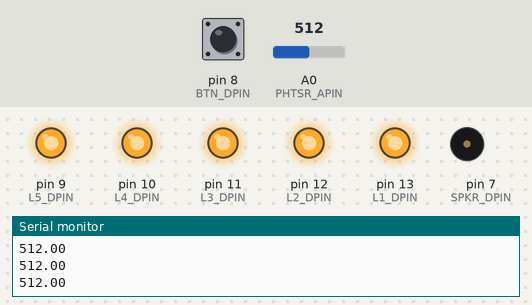
Bench run of a sketch on a simulated Arduino Uno, built with avr-gcc and run on an emulated ATmega328P. Shown: output pins drawn as LEDs (lit = HIGH), buzzer (waves = sounding), the last lines printed to the serial monitor. The test bench sets the inputs (shaded band); at power-on: A0 (PHTSR_APIN) = 512, pin 8 (BTN_DPIN) LOW.

Above: at 1.2 s.
1.3 s: A0 (PHTSR_APIN) set to 201
2.8 s: A0 (PHTSR_APIN) set to 175
At 3.7 s:
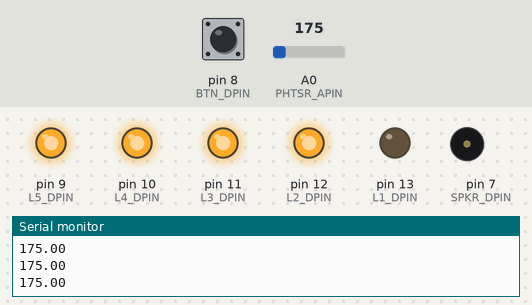
4.3 s: pin 8 (BTN_DPIN) pulled HIGH for 0.15 s
At 5.0 s:
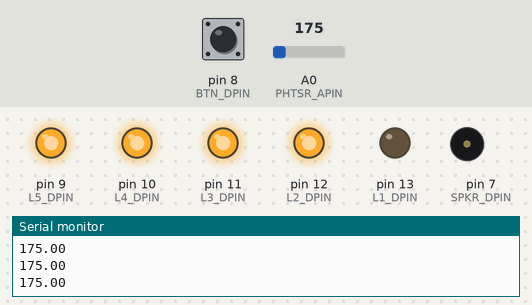
5.9 s: A0 (PHTSR_APIN) set to 141
At 6.2 s:
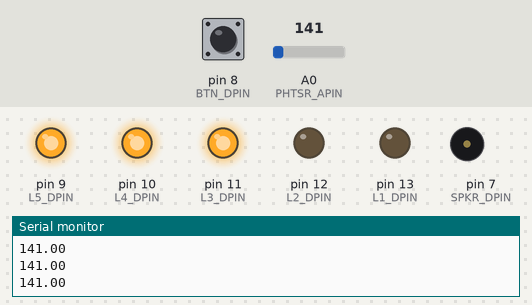
7.4 s: pin 8 (BTN_DPIN) pulled HIGH for 1 s
At 8.2 s:
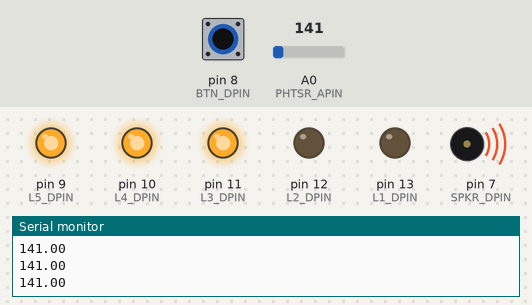
9.9 s: A0 (PHTSR_APIN) set to 116
At 10.3 s:
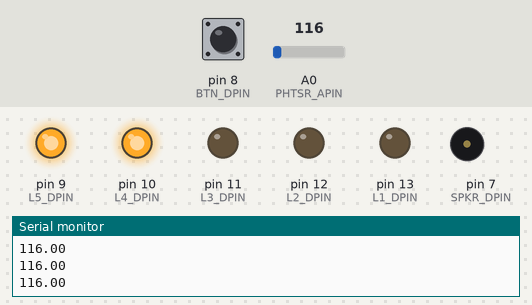
Timing chart, 0 to 12.4 s (numbered marks = the images above; inputs shaded):
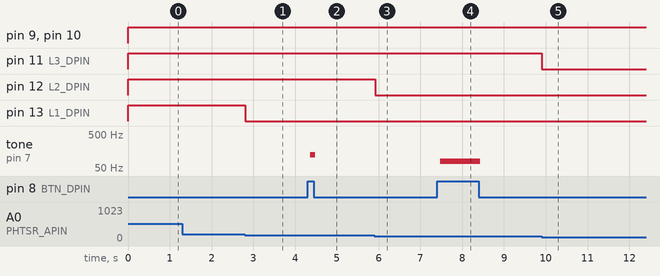

Measured:
- the behaviour switches between 186 and 185 on A0 (PHTSR_APIN) (found by bisection; images 0 and 1)
- the behaviour switches between 156 and 155 on A0 (PHTSR_APIN) (found by bisection; images 2 and 3)
- the behaviour switches between 126 and 125 on A0 (PHTSR_APIN) (found by bisection; images 4 and 5)
- after the input at 2.8 s, pin 13 (L1_DPIN): HIGH → LOW at once
- after the input at 4.3 s, tone on pin 7 (SPKR_DPIN): silent → 124 Hz after 0.06 s, → silent 0.12 s later
- after the input at 5.9 s, pin 12 (L2_DPIN): HIGH → LOW at once
- after the input at 7.4 s, tone on pin 7 (SPKR_DPIN): silent → 79 Hz after 0.07 s, → silent 0.96 s later
- after the input at 9.9 s, pin 11 (L3_DPIN): HIGH → LOW at once

The sketch:

LightFedyaAlex.ino
```cpp
const int PHTSR_APIN = 0;
const int BTN_DPIN = 8;
const int SPKR_DPIN = 7;
const int L1_DPIN = 13;
const int L2_DPIN = 12;
const int L3_DPIN = 11;
const int L4_DPIN = 10;
const int L5_DPIN = 9;

void setup()
{
  Serial.begin(9600);

  pinMode(BTN_DPIN, INPUT);
  pinMode(SPKR_DPIN, OUTPUT);

  pinMode(L1_DPIN, OUTPUT);
  pinMode(L2_DPIN, OUTPUT);
  pinMode(L3_DPIN, OUTPUT);
  pinMode(L4_DPIN, OUTPUT);
  pinMode(L5_DPIN, OUTPUT);
}

void loop()
{
  double photoSensorValue = analogRead(PHTSR_APIN);
  Serial.println(photoSensorValue);

  int tone = 0;

  if (photoSensorValue > 65)
  {
    digitalWrite(L5_DPIN, HIGH);
    tone = 12000;
  }
  else
  {
    digitalWrite(L5_DPIN, LOW);
  }

  if (photoSensorValue > 95)
  {
    digitalWrite(L4_DPIN, HIGH);
    tone = 9000;
  }
  else
  {
    digitalWrite(L4_DPIN, LOW);
  }

  if (photoSensorValue > 125)
  {
    digitalWrite(L3_DPIN, HIGH);
    tone = 6000;
  }
  else
  {
    digitalWrite(L3_DPIN, LOW);
  }

  if (photoSensorValue > 155)
  {
    digitalWrite(L2_DPIN, HIGH);
    tone = 3000;
  }
  else
  {
    digitalWrite(L2_DPIN, LOW);
  }

  if (photoSensorValue > 185)
  {
    digitalWrite(L1_DPIN, HIGH);
    tone = 500;
  }
  else
  {
    digitalWrite(L1_DPIN, LOW);
  }

  if (tone > 0 && digitalRead(BTN_DPIN) == HIGH)
  {
    for (int i = 1; i < 2; ++i)
    {
      digitalWrite(SPKR_DPIN, HIGH);
      delayMicroseconds(tone);
      digitalWrite(SPKR_DPIN, LOW);
      delayMicroseconds(tone);
    }
  }
}
```
